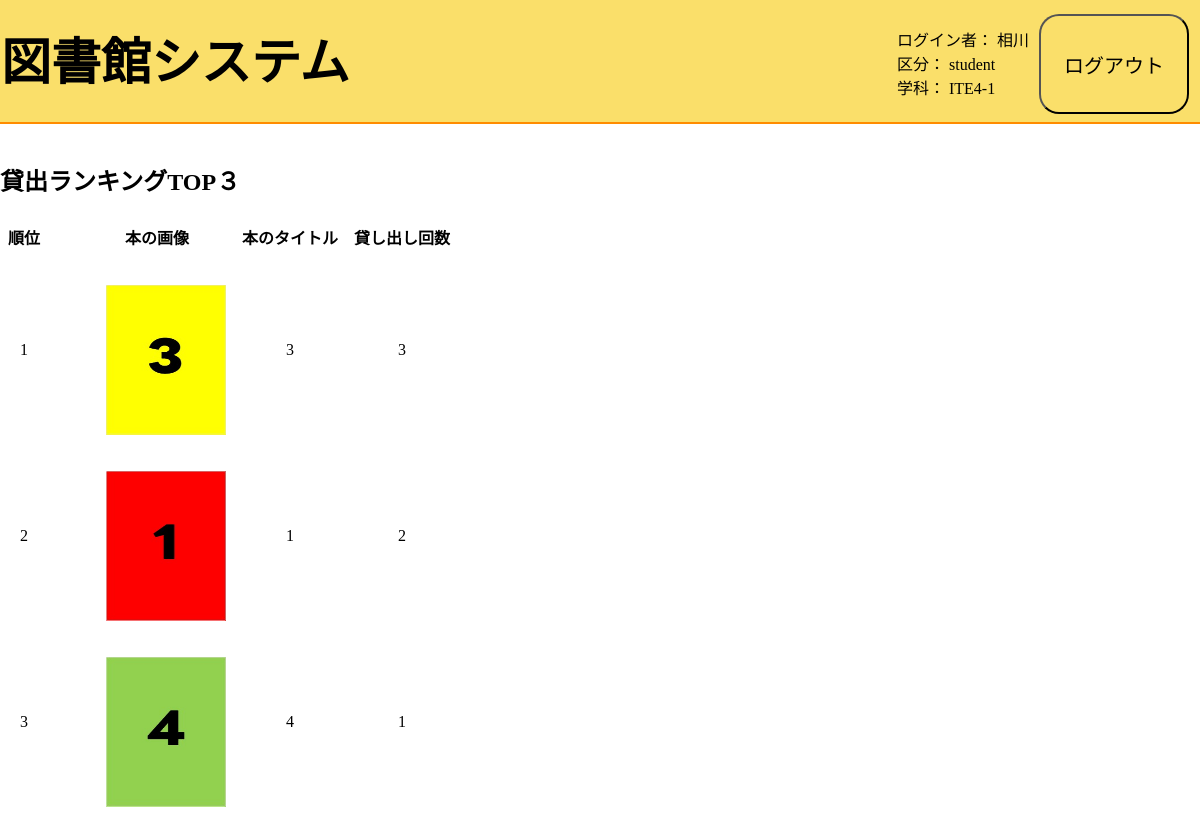
/Login/Student/Ranking/Ranking.php (signed in), run on the app's committed database.
### tables this page shows
CREATE TABLE `users` (
  `user_id` int NOT NULL,
  `affiliation_id` int DEFAULT NULL,
  `user_type_id` int DEFAULT NULL,
  `user_name` varchar(50) NOT NULL,
  `password` varchar(50) NOT NULL
);

CREATE TABLE `user_type` (
  `user_type_id` int NOT NULL,
  `user_type_name` varchar(50) NOT NULL
);

CREATE TABLE `affiliation` (
  `affiliation_id` int NOT NULL,
  `affiliation_name` varchar(50) NOT NULL
);

CREATE TABLE `book` (
  `book_id` int NOT NULL,
  `affiliation_id` int DEFAULT NULL,
  `book_name` varchar(50) NOT NULL,
  `author` varchar(50) NOT NULL,
  `remarks` varchar(50) DEFAULT NULL,
  `publisher` varchar(50) NOT NULL,
  `image` varchar(50) DEFAULT NULL,
  `ISBN` bigint NOT NULL
);

### Test_DB/User.php (called while the page is built, shortened)
<?php
class User
{
    private $user_name;
    private $affiliation_name;
    private $user_type_name;
    public function __construct($user_id, $user_name, $affiliation_id, $affiliation_name, $user_type_name,  $user_type_id, $password)
    {
        $this->user_name = $user_name;
        $this->affiliation_name = $affiliation_name;
        $this->user_type_name = $user_type_name;
    }
    public function getUserName(): string
    {
        return $this->user_name;
    }
    public function getAffiliationName(): string
    {
        return $this->affiliation_name;
    }
    public function getUserTypeName(): string
    {
        return $this->user_type_name;
    }
}

### Test_DB/db.php (called while the page is built, shortened)
<?php
require_once("User.php");
class DAO
{
    private $user = "root";
    private $pwd = "";
    private $dsn = "mysql:host=localhost;port=3306;dbname=library;";
    private $conn;
    public function __construct()
    {
        $this->conn = new PDO($this->dsn, $this->user, $this->pwd);
    }
    public function getUser($login_id): User
    {
        $stmt = $this->conn->prepare('SELECT u.user_id, u.affiliation_id, a.affiliation_name, ut.user_type_name, u.user_type_id, u.user_name, u.password
         FROM `users` AS u
         LEFT JOIN affiliation AS a
         ON u.affiliation_id = a.affiliation_id
         LEFT JOIN user_type as ut
         ON u.user_type_id = ut.user_type_id
         WHERE u.user_id = :login_id');
        $stmt->bindValue(":login_id", $login_id);
        $stmt->execute();
        $result = $stmt->fetch(PDO::FETCH_ASSOC);
        $user = new User($result["user_id"], $result["user_name"], $result["affiliation_id"], $result["affiliation_name"], $result["user_type_name"], $result["user_type_id"], $result["password"]);
        return $user;
    }
    public function getTopBorrowedBooks()
{
    $sql = "SELECT b.book_id, b.book_name, COUNT(l.book_id) AS borrow_count, b.image
            FROM book AS b
            LEFT JOIN lent AS l ON b.book_id = l.book_id
            GROUP BY b.book_id
            ORDER BY borrow_count DESC
            LIMIT 3";
    $stmt = $this->conn->prepare($sql);
    $stmt->execute();
    $result = $stmt->fetchAll(PDO::FETCH_ASSOC);
    return $result;
}
}

### Login/Student/Ranking/Ranking.php (the view, shortened to what this page needs)
<?php
require_once("../../../Test_DB/db.php");
require_once("../../../Test_DB/User.php");
$user_id = $_SESSION["user_id"];
$dao = new DAO();
$user = $dao->getUser($user_id);
include "../../../Test_DB/Header.php";
$top_borrowed_books = $dao->getTopBorrowedBooks();
?>
<!DOCTYPE html>
<html lang="ja">
<head>
<link rel="stylesheet" href="Ranking.css" type="text/css">
</head>
<body>
<div class="main">
</div><br>
<div class="main2">
    <h2>貸出ランキングTOP３</h2>
    <table>
        <tr>
            <th>順位</th>
            <th>　　本の画像</th>
            <th>本のタイトル</th>
            <th>貸し出し回数</th>
        </tr>
        <?php
        $rank = 1;
        foreach ($top_borrowed_books as $book) {
            $book_name = $book['book_name'];
            $borrow_count = $book['borrow_count'];
        ?>
            <tr>
                <td><?php echo $rank; ?></td>
                <td>
                <img src="<?php echo '../../../image/' . $book["image"]; ?>" class="example1" >
                </td>
                <td><?php echo $book_name; ?></td>
                <td><?php echo $borrow_count; ?></td>
            </tr>
        <?php
            $rank++;
        }
        ?>
    </table>
</div>
</body>
</html>

### Test_DB/Header.php (shortened to what this page needs)
<?php
$userType = $user->getUserTypeName();
$link = "../Home/StudentHome.php";
?>
<header>
    <button id="logout-button" class="logout-button" onclick="window.location.href='../../Logout.php'">ログアウト</button>
    <div class="header-wrapper">
        <h1>
            <a href="<?php echo $link; ?>">図書館システム</a>
        </h1>
        <nav class="pc-nav">
            <li>ログイン者：
                <?php echo $user->getUserName() ?>
            </li>
            <li>区分：
                <?php echo $userType; ?>
            </li>
            <li>学科：
                <?php echo $user->getAffiliationName() ?>
            </li>
        </nav>
    </div>
</header>

### Login/Student/Ranking/Ranking.css (style rules this page uses)
.main { padding: 1px; background-color:#ff8c00; margin:0; }
.example1 { width: 120px; height: 150px; padding-left: 50px; padding-top: 20px; }
th { border-collapse: collapse; text-align: center; }
table { border-collapse: collapse; text-align: center; }
th, td { text-align: center; padding: 8px; }

### Test_DB/Header.php (style rules this page uses)
body { margin: 0 auto; max-width: 1920px; }
header { padding: 1px; background-color: #FADF6A; margin: 0; height: 120px; }
.header-wrapper { display: flex; justify-content: space-between; align-items: center; }
h1 a { color: #000000; text-decoration: none; font-size: 50px; }
li { list-style-type: none; padding: 0; }
.pc-nav { position: relative; top: 5px; }
.logout-button { font-size: 20px; width: 150px; height: 100px; position: relative; top: 3px; float: right; margin: 10px; background: #FADF6A; color: #000000; border-radius: 20px; }

### data on the page
users: user_name "相川", user_type.user_type_name "student", affiliation.affiliation_name "ITE4-1"
book: image (picture), book_name "3", borrow_count "3"
book: image (picture), book_name "1", borrow_count "2"
book: image (picture), book_name "4", borrow_count "1"
